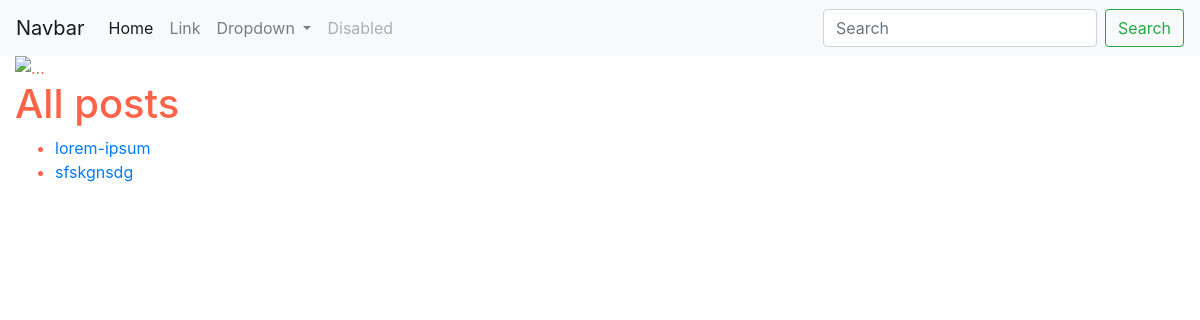
/blog/, run on an earlier commit of the app's database.
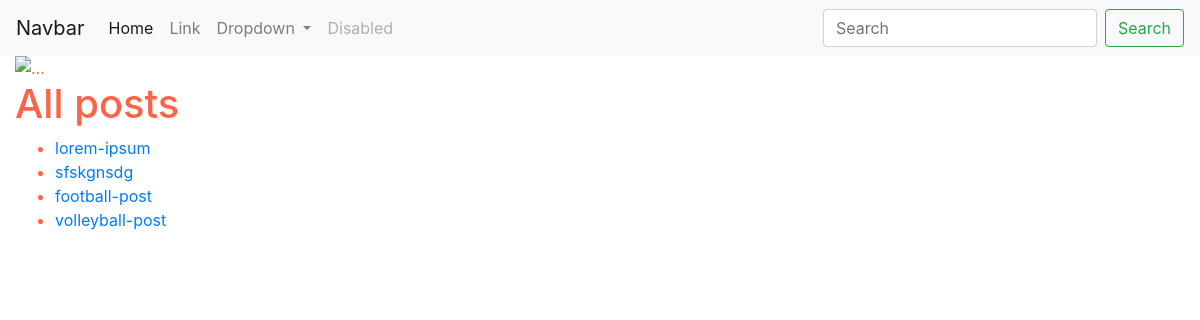
And on a later commit of the database.
### blog/models.py (models this page shows, shortened)
class Post (models.Model):
    STATUS_CHOICES = (
        ('draft' , 'آماده انتشار'),
        ('published' , 'منتشر شده'),
    )
    title = models.CharField(max_length=60 , verbose_name='عنوان')
    slug = models.SlugField(max_length=100 , verbose_name='لینک')
    body = models.TextField(verbose_name='متن کامل')
    publish = models.DateTimeField(default = timezone.now , verbose_name='تاریخ انتشار')
    created = models.DateTimeField(auto_now_add = True , verbose_name='تاریخ ثبت')
    updated = models.DateTimeField(auto_now = True , verbose_name='تاریخ ویرایش')
    status = models.CharField(max_length=60 , choices=STATUS_CHOICES , default= 'draft', verbose_name='وضعیت')
    class Meta:
        verbose_name = 'پست'
        verbose_name_plural = 'پست ها'

### blog/views.py (the view)
# urls.py: path('' , views.index , name='index'),
@require_http_methods(["GET"])
def index(request):
    latest_posts_list = Post.objects.order_by('publish')[:5]
    context = {
        'latest_posts_list' : latest_posts_list,
    }
    return render(request , 'index.html', context)

### blog/templates/index.html (shortened to what this page needs)
{% extends "parent/main.html" %}
{% block body %}
    {% include "partials/carousel.html" %}
    <h1>All posts</h1>
    {% if latest_posts_list %}
        <ul>
            {% for post in latest_posts_list %}
                <li><a href="/blog/{{post.id}}"> {{post.slug}}</a></li>
            {% endfor %}
        </ul>
    {% else %}
        <p style="color:tomato;">No post are available.</p>
    {% endif %}
{% endblock %}

### blog/templates/parent/main.html (shortened to what this page needs)
{% load static %}
<!DOCTYPE html>
<html lang="en">
    <head>
        <link rel="stylesheet" href="https://stackpath.bootstrapcdn.com/bootstrap/4.3.1/css/bootstrap.min.css">
        <link rel="stylesheet" href="{% static 'css/main.css' %}">
    </head>
    <body>
        {% include "partials/header.html" %}
        {% include "partials/navigation.html" %}
        <div class="container-fluid">
            {% block body %}
            {% endblock %}
        </div>
        {% include "partials/footer.html" %}
    </body>
</html>

### blog/templates/partials/header.html (shortened to what this page needs)
<!DOCTYPE html>
<html lang="en">
<head>
</head>
<body>
</body>
</html>

### blog/templates/partials/navigation.html (shortened to what this page needs)
<nav class="navbar navbar-expand-lg navbar-light bg-light">
  <a class="navbar-brand" href="#">Navbar</a>
  <div class="collapse navbar-collapse" id="navbarSupportedContent">
    <ul class="navbar-nav mr-auto">
      <li class="nav-item active">
        <a class="nav-link" href="#">Home <span class="sr-only">(current)</span></a>
      </li>
      <li class="nav-item">
        <a class="nav-link" href="#">Link</a>
      </li>
      <li class="nav-item dropdown">
        <a class="nav-link dropdown-toggle" href="#" id="navbarDropdown" role="button" data-toggle="dropdown" aria-haspopup="true" aria-expanded="false">
          Dropdown
        </a>
      </li>
      <li class="nav-item">
        <a class="nav-link disabled" href="#" tabindex="-1" aria-disabled="true">Disabled</a>
      </li>
    </ul>
    <form class="form-inline my-2 my-lg-0">
      <input class="form-control mr-sm-2" type="search" placeholder="Search" aria-label="Search">
      <button class="btn btn-outline-success my-2 my-sm-0" type="submit">Search</button>
    </form>
  </div>
</nav>

### blog/templates/partials/carousel.html (shortened to what this page needs)
<div id="carouselExampleFade" class="carousel slide carousel-fade" data-ride="carousel">
  <div class="carousel-inner">
    <div class="carousel-item active">
      <img src="..." class="d-block w-100" alt="...">
    </div>
  </div>
  <a class="carousel-control-prev" href="#carouselExampleFade" role="button" data-slide="prev">
    <span class="carousel-control-prev-icon" aria-hidden="true"></span>
  </a>
  <a class="carousel-control-next" href="#carouselExampleFade" role="button" data-slide="next">
    <span class="carousel-control-next-icon" aria-hidden="true"></span>
  </a>
</div>

### blog/templates/partials/footer.html (shortened to what this page needs)
<!DOCTYPE html>
<html lang="en">
<head>
</head>
<body>
</body>
</html>

### blog/static/css/main.css (style rules this page uses)
body { color:tomato; }

What changed in the data, as far as the page shows it:
added Post: slug "football-post"
added Post: slug "volleyball-post"
